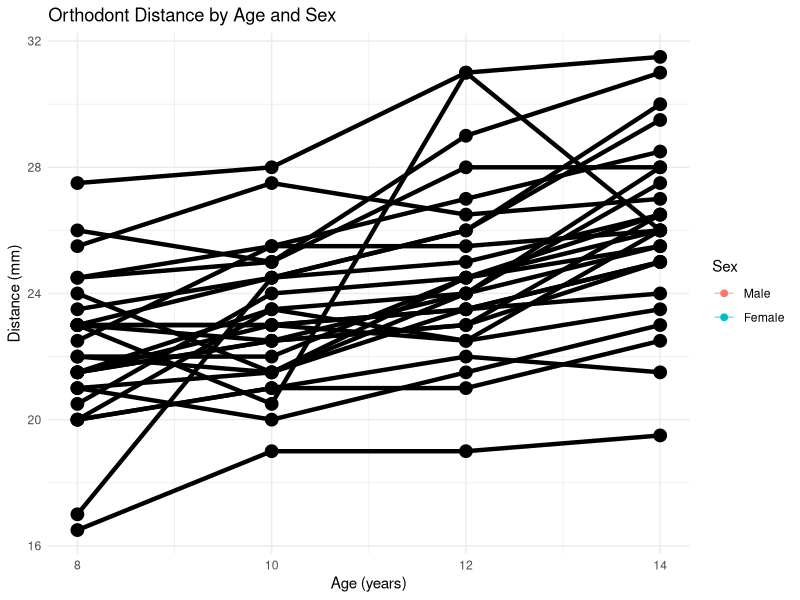
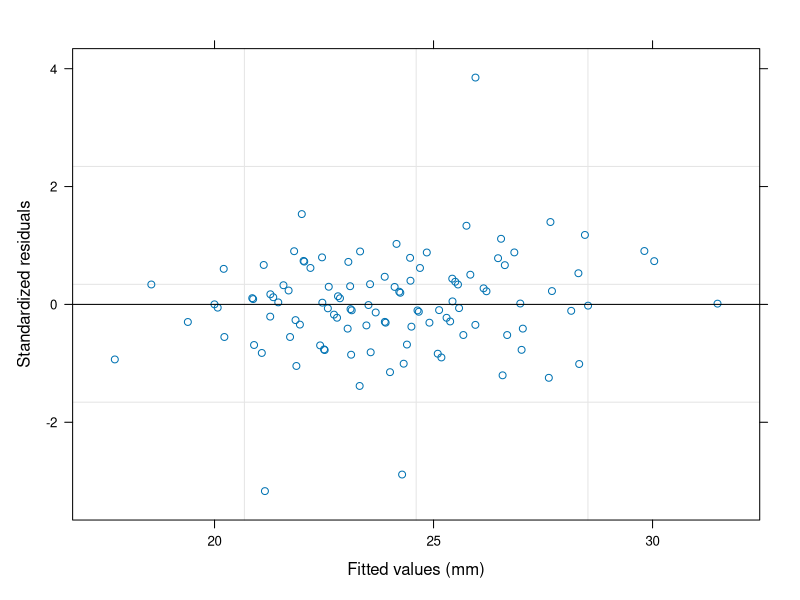

These figures' R source, in order: (Note: this script raises an error after producing the figures.)
## ---- chunk 1
# Load required packages
library(nlme)      # For Orthodont data and lme()
library(lme4)      # For alternative lmer() implementation
library(ggplot2)   # For visualization
library(dplyr)     # For data manipulation
## ---- chunk 2
# Load and examine the data
data(Orthodont)
cat("Dataset structure:\\n")
str(Orthodont)
cat("\\nNumber of observations:", nrow(Orthodont), "\\n")
cat("Number of subjects:", length(unique(Orthodont$Subject)), "\\n")
cat("Age range:", min(Orthodont$age), "-", max(Orthodont$age), "years\\n")
cat("Sex distribution:\\n")
table(Orthodont$Sex)
## ---- chunk 3
# Visualize the data
ggplot(Orthodont, aes(x = age, y = distance, color = Sex, group = Subject)) +
  geom_point(size = 2) +
  geom_line(alpha = 0.5) +
  stat_summary(fun = mean, geom = "point", size = 4, color = "black") +
  stat_summary(fun = mean, geom = "line", size = 1.5, color = "black") +
  labs(title = "Orthodont Distance by Age and Sex",
       x = "Age (years)",
       y = "Distance (mm)") +
  theme_minimal()
## ---- chunk 4
# Full mixed model with random intercept AND random slope (correlated)
fm_full_nlme <- lme(
  distance ~ age * Sex,              # Fixed effects: age, sex, interaction
  random = pdSymm(Subject ~ age),    # Random: correlated intercept & slope for age
  data = Orthodont,
  method = "REML"                    # Restricted Maximum Likelihood
)

cat("Model Summary (nlme::lme):\\n")
print(summary(fm_full_nlme))
## ---- chunk 5
# Model diagnostics
cat("\\nResidual diagnostics:\\n")
par(mfrow = c(2, 2))
plot(fm_full_nlme)
## ---- chunk 6
fm_full_lme4 <- lmer(
  distance ~ age * Sex + (1 + age | Subject),  # Same model structure
  data = Orthodont,
  REML = TRUE
)

cat("Model Summary (lme4::lmer):\\n")
print(summary(fm_full_lme4))
## ---- chunk 7
# Random intercept only model
fm_restricted <- lme(
  distance ~ age * Sex,
  random = ~ 1 | Subject,           # Only random intercept
  data = Orthodont,
  method = "REML"
)

# Likelihood ratio test
anova(fm_restricted, fm_full_nlme)
## ---- chunk 8
# Extract and examine random effects
cat("\\nRandom effects variance-covariance matrix:\\n")
print(var(fm_full_nlme))

cat("\\nRandom intercepts and slopes for first 5 subjects:\\n")
re <- random.effects(fm_full_nlme)
print(head(re, 5))
## ---- chunk 9
# Plot subject-specific trajectories vs. population average
plot(fm_full_nlme, depth = 2)
## ---- chunk 10
# Calculate predicted values and confidence intervals
Orthodont$predicted <- predict(fm_full_nlme, level = 0)  # Population-level predictions
Orthodont$fitted <- predict(fm_full_nlme, level = 1)     # Subject-specific predictions

cat("\\nFixed effects with confidence intervals:\\n")
confint(fm_full_nlme)
## ---- chunk 11
# Check model assumptions
cat("Residual standard deviation:", fm_full_nlme$sigma, "\\n")
cat("Log-likelihood:", logLik(fm_full_nlme), "\\n")

# ICC (Intra-class Correlation Coefficient) approximation
var_components <- VarCorr(fm_full_nlme)
icc <- var_components / (var_components + var_components + fm_full_nlme$sigma^2)[1][2]
cat("\\nApproximate ICC:", round(icc, 3), "\\n")
## ---- chunk 12
# Complete reproducible code block
library(nlme)
library(lme4)

data(Orthodont)

# Full model
fm_full <- lme(
  distance ~ age * Sex,
  random = pdSymm(Subject ~ age),
  data = Orthodont,
  method = "REML"
)

# Summary
summary(fm_full)

# Predictions
predict(fm_full, level = 0)  # Fixed effects only
predict(fm_full, level = 1)  # With random effects
